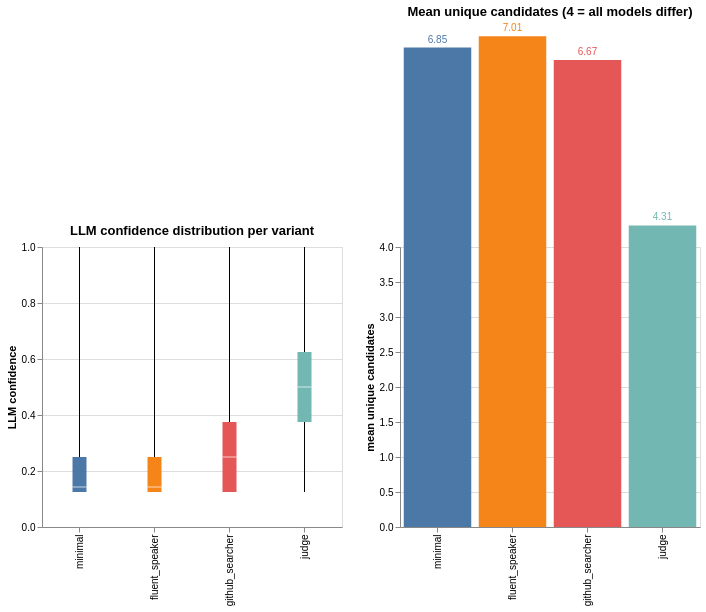

Source (notebook cell):
### Markdown cell above
## §2 — Within Prompt × Across Services
_Cross-service agreement per prompt variant_

For each prompt variant independently: how much do the eight LLM services agree on the same translation? High agreement means all models converge on the same answer when asked the same way. Low agreement means models have genuinely different outputs regardless of the prompt.

Key metric: **LLM confidence** = fraction of services agreeing on the most common translation within a (language, variant).

### Code cell
plot_data = scored_df[scored_df['llm_total_services'] > 0].copy()

box = alt.Chart(plot_data).mark_boxplot(extent='min-max').encode(
    x=alt.X('prompt_variant:N', sort=VARIANTS, title=None),
    y=alt.Y('llm_confidence:Q', scale=alt.Scale(domain=[0, 1]),
            title='LLM confidence'),
    color=alt.Color('prompt_variant:N', sort=VARIANTS, legend=None),
    tooltip=['prompt_variant:N', 'llm_confidence:Q'],
).properties(width=300, height=280,
             title='LLM confidence distribution per variant')

cands = (plot_data.groupby('prompt_variant')['llm_unique_candidates']
         .mean().reset_index()
         .rename(columns={'llm_unique_candidates': 'mean_unique_candidates'}))
bar = alt.Chart(cands).mark_bar().encode(
    x=alt.X('prompt_variant:N', sort=VARIANTS, title=None),
    y=alt.Y('mean_unique_candidates:Q', title='mean unique candidates',
            scale=alt.Scale(domain=[0, 4])),
    color=alt.Color('prompt_variant:N', sort=VARIANTS, legend=None),
    tooltip=['prompt_variant:N',
             alt.Tooltip('mean_unique_candidates:Q', format='.2f')],
).properties(width=300, height=280,
             title='Mean unique candidates (4 = all models differ)')
bar_text = bar.mark_text(dy=-8, fontSize=10).encode(
    text=alt.Text('mean_unique_candidates:Q', format='.2f'))

box | (bar + bar_text)

### Figure 1 — Vega specification as saved in the notebook (floating-point values rounded to 4 significant figures)
{"$schema": "https://vega.github.io/schema/vega/v6.json", "data": [{"name": "source_0"}, {"name": "data_0"}, {"name": "data_2", "values": [{"lower_box_llm_confidence": 0.125, "lower_whisker_llm_confidence": 0.125, "mid_box_llm_confidence": 0.1429, "prompt_variant": "minimal", "upper_box_llm_confidence": 0.25, "upper_whisker_llm_confidence": 1.0}, {"lower_box_llm_confidence": 0.125, "lower_whisker_llm_confidence": 0.125, "mid_box_llm_confidence": 0.1429, "prompt_variant": "fluent_speaker", "upper_box_llm_confidence": 0.25, "upper_whisker_llm_confidence": 1.0}, {"lower_box_llm_confidence": 0.125, "lower_whisker_llm_confidence": 0.125, "mid_box_llm_confidence": 0.25, "prompt_variant": "github_searcher", "upper_box_llm_confidence": 0.375, "upper_whisker_llm_confidence": 1.0}, {"lower_box_llm_confidence": 0.375, "lower_whisker_llm_confidence": 0.125, "mid_box_llm_confidence": 0.5, "prompt_variant": "judge", "upper_box_llm_confidence": 0.625, "upper_whisker_llm_confidence": 1.0}]}, {"name": "data_3", "values": [{"lower_box_llm_confidence": 0.125, "lower_whisker_llm_confidence": 0.125, "mid_box_llm_confidence": 0.1429, "prompt_variant": "minimal", "upper_box_llm_confidence": 0.25, "upper_whisker_llm_confidence": 1.0}, {"lower_box_llm_confidence": 0.125, "lower_whisker_llm_confidence": 0.125, "mid_box_llm_confidence": 0.1429, "prompt_variant": "fluent_speaker", "upper_box_llm_confidence": 0.25, "upper_whisker_llm_confidence": 1.0}, {"lower_box_llm_confidence": 0.125, "lower_whisker_llm_confidence": 0.125, "mid_box_llm_confidence": 0.25, "prompt_variant": "github_searcher", "upper_box_llm_confidence": 0.375, "upper_whisker_llm_confidence": 1.0}, {"lower_box_llm_confidence": 0.375, "lower_whisker_llm_confidence": 0.125, "mid_box_llm_confidence": 0.5, "prompt_variant": "judge", "upper_box_llm_confidence": 0.625, "upper_whisker_llm_confidence": 1.0}]}, {"name": "data_4"}, {"name": "data_6", "values": [{"lower_box_llm_confidence": 0.125, "lower_whisker_llm_confidence": 0.125, "mid_box_llm_confidence": 0.1429, "prompt_variant": "minimal", "upper_box_llm_confidence": 0.25, "upper_whisker_llm_confidence": 1.0}, {"lower_box_llm_confidence": 0.125, "lower_whisker_llm_confidence": 0.125, "mid_box_llm_confidence": 0.1429, "prompt_variant": "fluent_speaker", "upper_box_llm_confidence": 0.25, "upper_whisker_llm_confidence": 1.0}, {"lower_box_llm_confidence": 0.125, "lower_whisker_llm_confidence": 0.125, "mid_box_llm_confidence": 0.25, "prompt_variant": "github_searcher", "upper_box_llm_confidence": 0.375, "upper_whisker_llm_confidence": 1.0}, {"lower_box_llm_confidence": 0.375, "lower_whisker_llm_confidence": 0.125, "mid_box_llm_confidence": 0.5, "prompt_variant": "judge", "upper_box_llm_confidence": 0.625, "upper_whisker_llm_confidence": 1.0}]}, {"name": "data_7", "values": [{"lower_box_llm_confidence": 0.125, "lower_whisker_llm_confidence": 0.125, "mid_box_llm_confidence": 0.1429, "prompt_variant": "minimal", "upper_box_llm_confidence": 0.25, "upper_whisker_llm_confidence": 1.0}, {"lower_box_llm_confidence": 0.125, "lower_whisker_llm_confidence": 0.125, "mid_box_llm_confidence": 0.1429, "prompt_variant": "fluent_speaker", "upper_box_llm_confidence": 0.25, "upper_whisker_llm_confidence": 1.0}, {"lower_box_llm_confidence": 0.125, "lower_whisker_llm_confidence": 0.125, "mid_box_llm_confidence": 0.25, "prompt_variant": "github_searcher", "upper_box_llm_confidence": 0.375, "upper_whisker_llm_confidence": 1.0}, {"lower_box_llm_confidence": 0.375, "lower_whisker_llm_confidence": 0.125, "mid_box_llm_confidence": 0.5, "prompt_variant": "judge", "upper_box_llm_confidence": 0.625, "upper_whisker_llm_confidence": 1.0}]}, {"name": "source_1"}, {"name": "data_9", "values": [{"mean_unique_candidates": 7.011, "mean_unique_candidates_end": 7.011, "mean_unique_candidates_start": 0.0, "prompt_variant": "fluent_speaker"}, {"mean_unique_candidates": 6.671, "mean_unique_candidates_end": 6.671, "mean_unique_candidates_start": 0.0, "prompt_variant": "github_searcher"}, {"mean_unique_candidates": 4.308, "mean_unique_candidates_end": 4.308, "mean_unique_candidates_start": 0.0, "prompt_variant": "judge"}, {"mean_unique_candidates": 6.849, "mean_unique_candidates_end": 6.849, "mean_unique_candidates_start": 0.0, "prompt_variant": "minimal"}]}, {"name": "data_10", "values": [{"mean_unique_candidates": 7.011, "prompt_variant": "fluent_speaker"}, {"mean_unique_candidates": 6.671, "prompt_variant": "github_searcher"}, {"mean_unique_candidates": 4.308, "prompt_variant": "judge"}, {"mean_unique_candidates": 6.849, "prompt_variant": "minimal"}]}, {"name": "data_4_color_domain_prompt_variant_0", "values": [{"prompt_variant": "minimal", "sort_field": 0.0}, {"prompt_variant": "fluent_speaker", "sort_field": 1.0}, {"prompt_variant": "github_searcher", "sort_field": 2.0}, {"prompt_variant": "judge", "sort_field": 3.0}]}, {"name": "source_1_color_domain_prompt_variant_1", "values": [{"prompt_variant": "fluent_speaker", "sort_field": 1.0}, {"prompt_variant": "github_searcher", "sort_field": 2.0}, {"prompt_variant": "judge", "sort_field": 3.0}, {"prompt_variant": "minimal", "sort_field": 0.0}]}, {"name": "data_0_concat_0_x_domain_prompt_variant_0", "values": [{"prompt_variant": "minimal", "sort_field": 0.0}, {"prompt_variant": "fluent_speaker", "sort_field": 1.0}, {"prompt_variant": "github_searcher", "sort_field": 2.0}, {"prompt_variant": "judge", "sort_field": 3.0}]}, {"name": "data_4_concat_0_x_domain_prompt_variant_1", "values": [{"prompt_variant": "minimal", "sort_field": 0.0}, {"prompt_variant": "fluent_speaker", "sort_field": 1.0}, {"prompt_variant": "github_searcher", "sort_field": 2.0}, {"prompt_variant": "judge", "sort_field": 3.0}]}, {"name": "source_1_concat_1_x_domain_prompt_variant", "values": [{"prompt_variant": "fluent_speaker", "sort_field": 1.0}, {"prompt_variant": "github_searcher", "sort_field": 2.0}, {"prompt_variant": "judge", "sort_field": 3.0}, {"prompt_variant": "minimal", "sort_field": 0.0}]}], "signals": [{"name": "childWidth", "value": 300}], "marks": [{"type": "group", "name": "concat_0_group", "encode": {"update": {"width": {"signal": "childWidth"}, "height": {"signal": "height"}}}, "marks": [{"type": "rule", "name": "concat_0_layer_0_marks", "from": {"data": "data_2"}, "encode": {"update": {"x": {"field": "prompt_variant", "scale": "concat_0_x", "band": 0.5}, "y2": {"field": "lower_box_llm_confidence", "scale": "concat_0_y"}, "stroke": {"value": "black"}, "y": {"field": "lower_whisker_llm_confidence", "scale": "concat_0_y"}, "tooltip": {"signal": "{\"Max of LLM confidence\": format(datum[\"upper_whisker_llm_confidence\"], \"\"), \"Q3 of LLM confidence\": format(datum[\"upper_box_llm_confidence\"], \"\"), \"Median of LLM confidence\": format(datum[\"mid_box_llm_confidence\"], \"\"), \"Q1 of LLM confidence\": format(datum[\"lower_box_llm_confidence\"], \"\"), \"Min of LLM confidence\": format(datum[\"lower_whisker_llm_confidence\"], \"\"), \"prompt_variant\": isValid(datum[\"prompt_variant\"]) ? datum[\"prompt_variant\"] : \"\"+datum[\"prompt_variant\"]}"}}}, "aria": false, "style": ["rule", "boxplot-rule"]}, {"type": "rule", "name": "concat_0_layer_1_marks", "from": {"data": "data_3"}, "encode": {"update": {"tooltip": {"signal": "{\"Max of LLM confidence\": format(datum[\"upper_whisker_llm_confidence\"], \"\"), \"Q3 of LLM confidence\": format(datum[\"upper_box_llm_confidence\"], \"\"), \"Median of LLM confidence\": format(datum[\"mid_box_llm_confidence\"], \"\"), \"Q1 of LLM confidence\": format(datum[\"lower_box_llm_confidence\"], \"\"), \"Min of LLM confidence\": format(datum[\"lower_whisker_llm_confidence\"], \"\"), \"prompt_variant\": isValid(datum[\"prompt_variant\"]) ? datum[\"prompt_variant\"] : \"\"+datum[\"prompt_variant\"]}"}, "stroke": {"value": "black"}, "x": {"field": "prompt_variant", "scale": "concat_0_x", "band": 0.5}, "y2": {"field": "upper_whisker_llm_confidence", "scale": "concat_0_y"}, "y": {"field": "upper_box_llm_confidence", "scale": "concat_0_y"}}}, "style": ["rule", "boxplot-rule"], "aria": false}, {"type": "rect", "name": "concat_0_layer_2_marks", "from": {"data": "data_6"}, "encode": {"update": {"fill": {"field": "prompt_variant", "scale": "color"}, "tooltip": {"signal": "{\"Max of LLM confidence\": format(datum[\"upper_whisker_llm_confidence\"], \"\"), \"Q3 of LLM confidence\": format(datum[\"upper_box_llm_confidence\"], \"\"), \"Median of LLM confidence\": format(datum[\"mid_box_llm_confidence\"], \"\"), \"Q1 of LLM confidence\": format(datum[\"lower_box_llm_confidence\"], \"\"), \"Min of LLM confidence\": format(datum[\"lower_whisker_llm_confidence\"], \"\"), \"prompt_variant\": isValid(datum[\"prompt_variant\"]) ? datum[\"prompt_variant\"] : \"\"+datum[\"prompt_variant\"]}"}, "xc": {"field": "prompt_variant", "scale": "concat_0_x", "band": 0.5}, "width": {"value": 14}, "y2": {"field": "upper_box_llm_confidence", "scale": "concat_0_y"}, "y": {"field": "lower_box_llm_confidence", "scale": "concat_0_y"}}}, "style": ["bar", "boxplot-box"]}, {"type": "rect", "name": "concat_0_layer_3_marks", "from": {"data": "data_7"}, "encode": {"update": {"opacity": {"value": 0.7}, "fill": [{"field": "prompt_variant", "scale": "color", "test": "datum['lower_box_llm_confidence'] >= datum['upper_box_llm_confidence']"}, {"value": "white"}], "xc": {"field": "prompt_variant", "scale": "concat_0_x", "band": 0.5}, "width": {"value": 14}, "yc": {"field": "mid_box_llm_confidence", "scale": "concat_0_y"}, "height": {"value": 1}, "tooltip": {"signal": "{\"Max of LLM confidence\": format(datum[\"upper_whisker_llm_confidence\"], \"\"), \"Q3 of LLM confidence\": format(datum[\"upper_box_llm_confidence\"], \"\"), \"Median of LLM confidence\": format(datum[\"mid_box_llm_confidence\"], \"\"), \"Q1 of LLM confidence\": format(datum[\"lower_box_llm_confidence\"], \"\"), \"Min of LLM confidence\": format(datum[\"lower_whisker_llm_confidence\"], \"\"), \"prompt_variant\": isValid(datum[\"prompt_variant\"]) ? datum[\"prompt_variant\"] : \"\"+datum[\"prompt_variant\"]}"}}}, "aria": false, "style": ["tick", "boxplot-median"]}], "axes": [{"scale": "concat_0_y", "labels": false, "tickCount": {"signal": "ceil(height/40)"}, "aria": false, "minExtent": 0, "gridScale": "concat_0_x", "maxExtent": 0, "orient": "left", "grid": true, "domain": false, "ticks": false, "zindex": 0}, {"scale": "concat_0_x", "orient": "bottom", "grid": false, "labelAngle": 270, "zindex": 0, "labelAlign": "right", "labelBaseline": "middle"}, {"scale": "concat_0_y", "title": "LLM confidence", "orient": "left", "grid": false, "labelOverlap": true, "tickCount": {"signal": "ceil(height/40)"}, "zindex": 0}], "title": {"text": "LLM confidence distribution per variant", "frame": "group"}, "style": "cell"}, {"type": "group", "name": "concat_1_group", "encode": {"update": {"width": {"signal": "childWidth"}, "height": {"signal": "height"}}}, "marks": [{"type": "rect", "name": "concat_1_layer_0_marks", "from": {"data": "data_9"}, "encode": {"update": {"y": {"field": "mean_unique_candidates_end", "scale": "concat_1_y"}, "tooltip": {"signal": "{\"prompt_variant\": isValid(datum[\"prompt_variant\"]) ? datum[\"prompt_variant\"] : \"\"+datum[\"prompt_variant\"], \"mean_unique_candidates\": format(datum[\"mean_unique_candidates\"], \".2f\")}"}, "y2": {"field": "mean_unique_candidates_start", "scale": "concat_1_y"}, "fill": {"field": "prompt_variant", "scale": "color"}, "width": {"signal": "max(0.25, bandwidth('concat_1_x'))"}, "x": {"field": "prompt_variant", "scale": "concat_1_x"}}}, "style": ["bar"]}, {"type": "text", "name": "concat_1_layer_1_marks", "from": {"data": "data_10"}, "encode": {"update": {"align": {"value": "center"}, "dy": {"value": -8}, "tooltip": {"signal": "{\"prompt_variant\": isValid(datum[\"prompt_variant\"]) ? datum[\"prompt_variant\"] : \"\"+datum[\"prompt_variant\"], \"mean_unique_candidates\": format(datum[\"mean_unique_candidates\"], \".2f\")}"}, "fontSize": {"value": 10}, "x": {"field": "prompt_variant", "scale": "concat_1_x", "band": 0.5}, "text": {"signal": "format(datum[\"mean_unique_candidates\"], \".2f\")"}, "y": {"field": "mean_unique_candidates", "scale": "concat_1_y"}, "baseline": {"value": "middle"}, "fill": {"field": "prompt_variant", "scale": "color"}}}, "style": ["text"]}], "axes": [{"scale": "concat_1_y", "maxExtent": 0, "gridScale": "concat_1_x", "grid": true, "domain": false, "minExtent": 0, "aria": false, "ticks": false, "labels": false, "zindex": 0, "orient": "left", "tickCount": {"signal": "ceil(height/40)"}}, {"scale": "concat_1_x", "labelAlign": "right", "orient": "bottom", "labelAngle": 270, "grid": false, "labelBaseline": "middle", "zindex": 0}, {"scale": "concat_1_y", "labelOverlap": true, "tickCount": {"signal": "ceil(height/40)"}, "orient": "left", "grid": false, "zindex": 0, "title": "mean unique candidates"}], "title": {"text": "Mean unique candidates (4 = all models differ)", "frame": "group"}, "style": "cell"}], "scales": [{"name": "color", "type": "ordinal", "domain": {"fields": [{"data": "data_4_color_domain_prompt_variant_0", "field": "prompt_variant"}, {"data": "source_1_color_domain_prompt_variant_1", "field": "prompt_variant"}], "sort": {"op": "max", "field": "sort_field"}}, "range": "category"}, {"name": "concat_0_x", "type": "band", "domain": {"fields": [{"data": "data_0_concat_0_x_domain_prompt_variant_0", "field": "prompt_variant"}, {"data": "data_4_concat_0_x_domain_prompt_variant_1", "field": "prompt_variant"}], "sort": {"op": "max", "field": "sort_field"}}, "range": [0, {"signal": "childWidth"}], "paddingInner": 0, "paddingOuter": 0}, {"name": "concat_0_y", "type": "linear", "domain": [0, 1], "range": [{"signal": "height"}, 0], "zero": true}, {"name": "concat_1_x", "type": "band", "domain": {"data": "source_1_concat_1_x_domain_prompt_variant", "field": "prompt_variant", "sort": {"op": "max", "field": "sort_field"}}, "range": [0, {"signal": "childWidth"}], "paddingInner": 0.1, "paddingOuter": 0.05}, {"name": "concat_1_y", "type": "linear", "domain": [0, 4], "range": [{"signal": "height"}, 0], "zero": true}], "padding": 5, "height": 280, "layout": {"padding": 20, "bounds": "full", "align": "each"}, "background": "white"}
